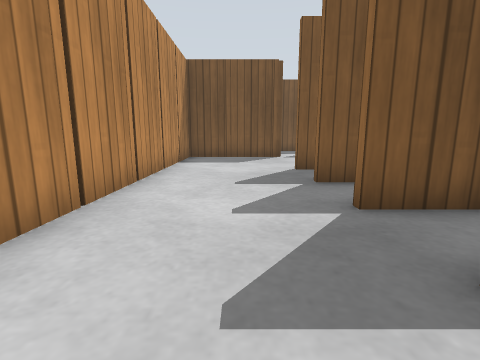
view 1 (above)

24 first-person views from a walk through a robot-simulator world made for Gazebo. The camera is 0.5 m above the floor, tilts 10° down and sees 85° across. The floor is counted in squares, 0.5 m on a side. Each view is taken from the middle of a square. On the plan, view 1 faces up. The plan holds only what a view shows up to about 11 squares ahead; the rest is blank. Simple patterns stand in for the simulator's built-in surfaces.

view 2
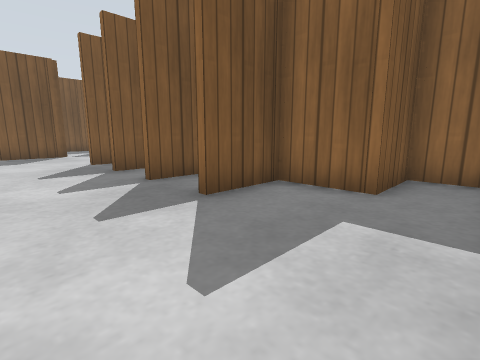

view 3
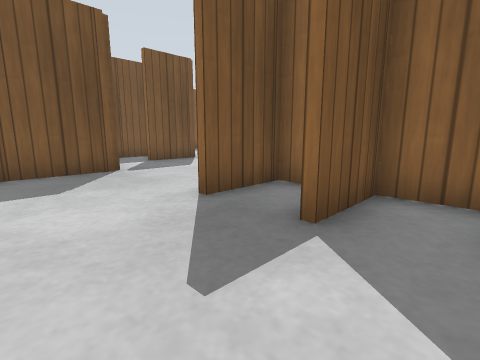

view 4
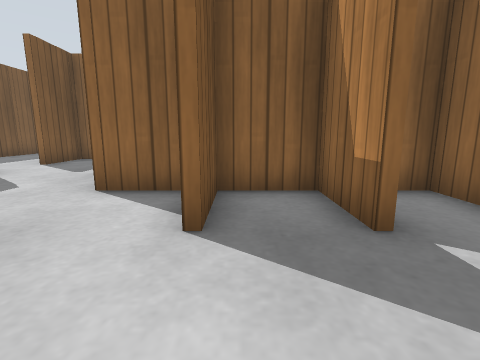

view 5
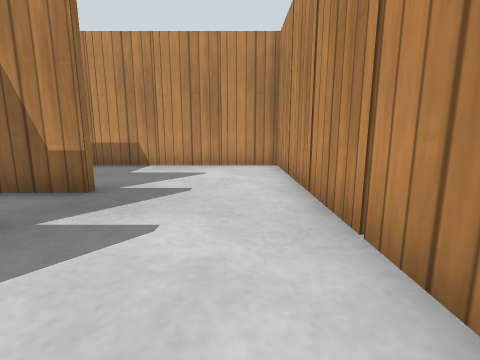

view 6
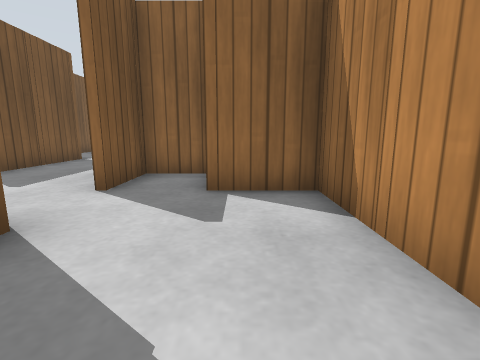

view 7
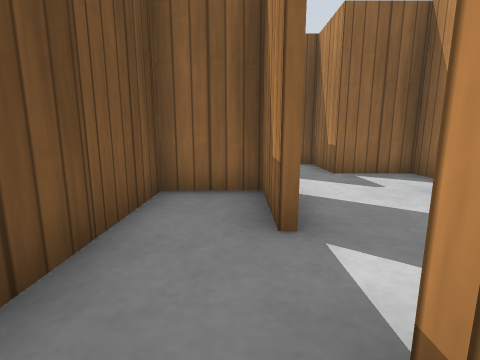

view 8
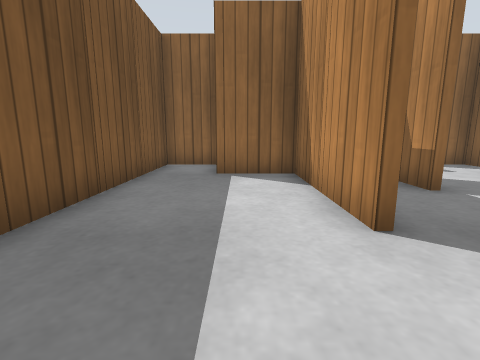

view 9
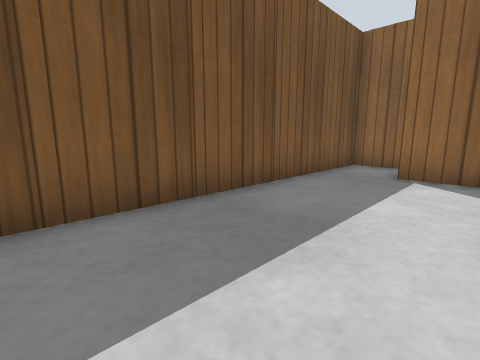

view 10
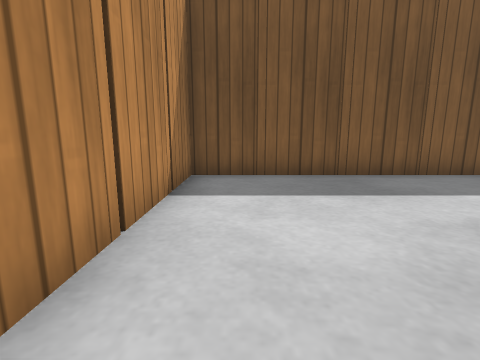

view 11
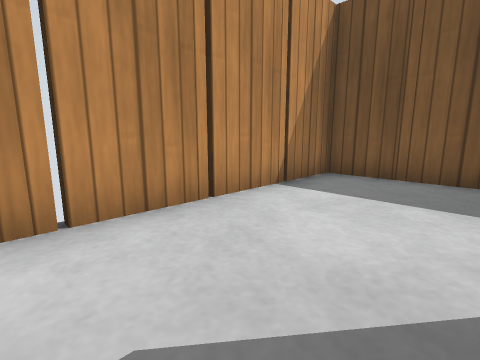

view 12
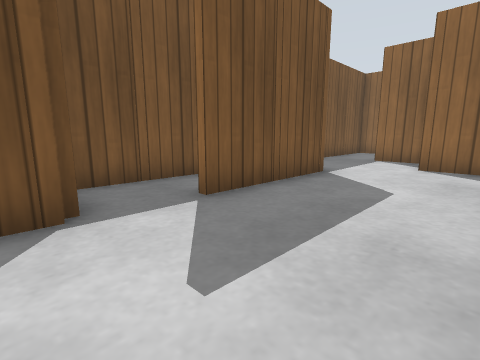

view 13
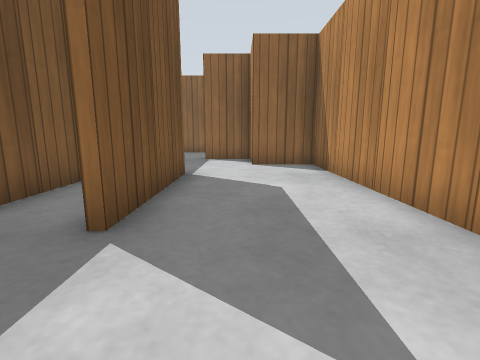

view 14
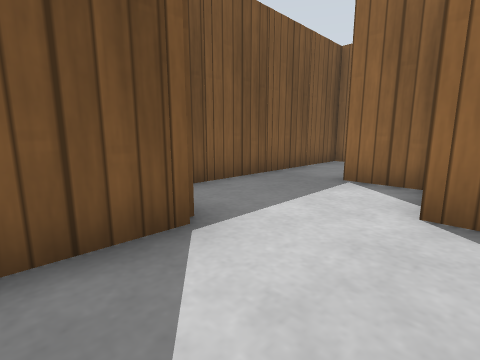

view 15
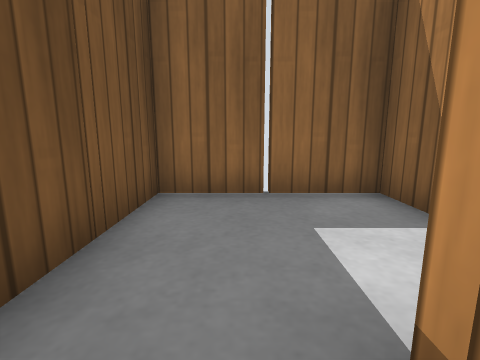

view 16
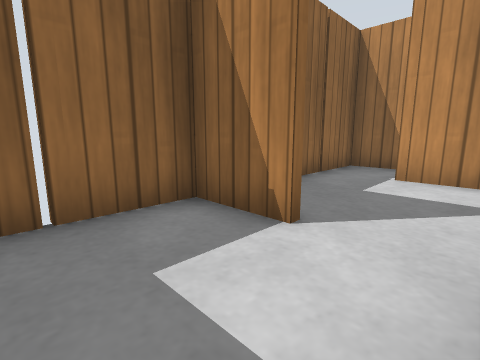

view 17
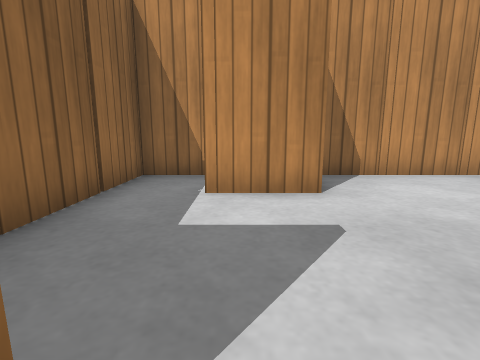

view 18
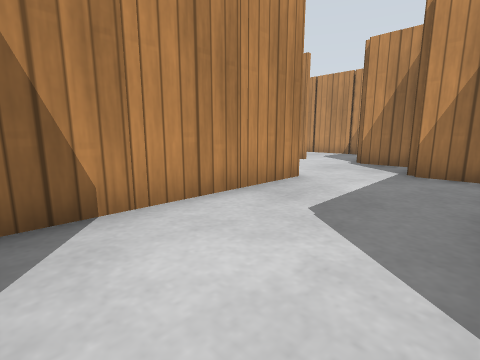

view 19
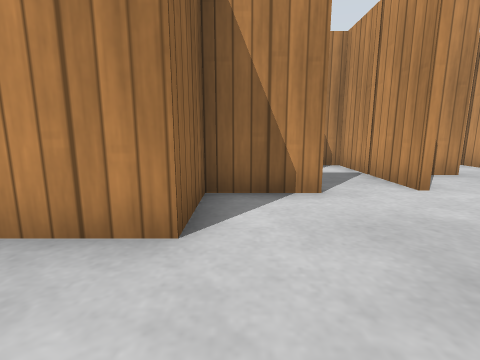

view 20
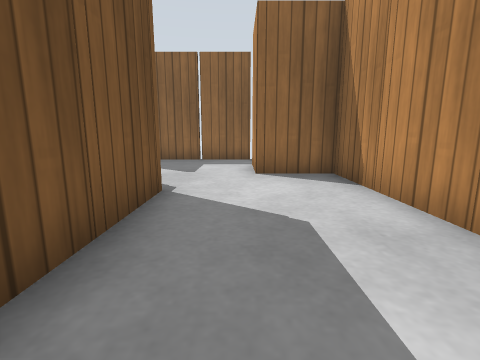

view 21
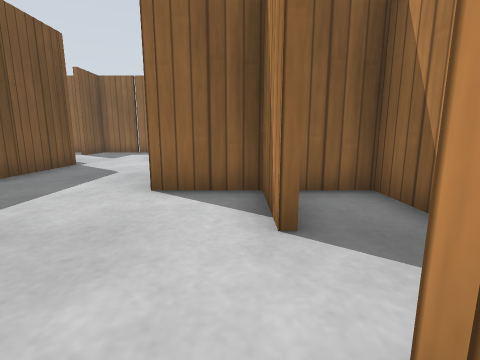

view 22
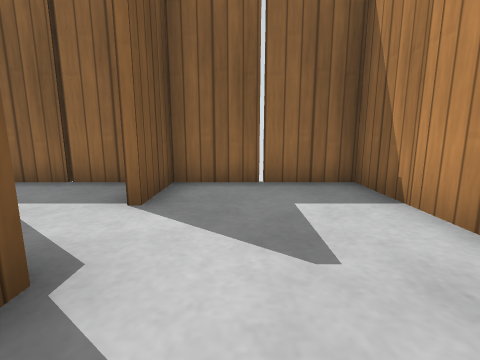

view 23
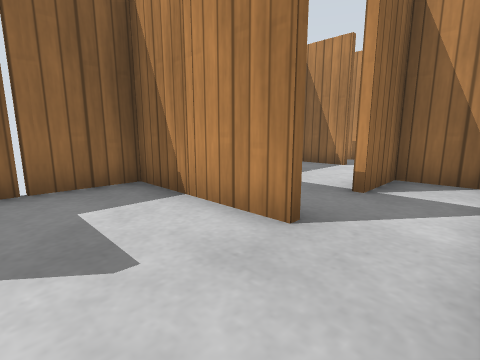

view 24
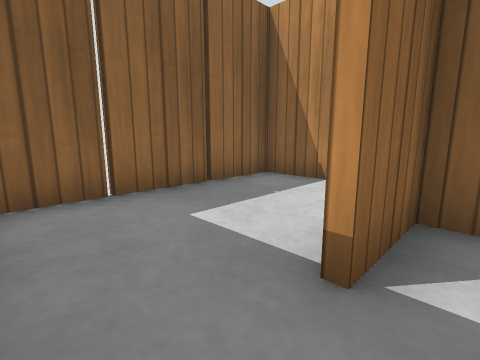

### Floor plan
Points are (right, up) in squares from view 1. A wall is a line through its corners. A room is listed if a view was taken in it or the views show most of it. See-through windows are left out.
Room 1 (views 1, 2, 3, 4, 5, 6, 21)
walls: (3.8, 4.2) (3.8, 3.5); (3.6, 3.5) (3.6, 9.6); (5.5, 5.6) (6.4, 5.6); (2.5, 3.4) (1.5, 3.4); (2.5, 5.4) (1.5, 5.4); (2.5, 1.4) (1.5, 1.4); (1.5, 5.6) (3.5, 5.6); (2.5, 7.4) (1.5, 7.4); (1.5, 1.6) (2.5, 1.6); (7.8, 7.5) (7.8, 3.6) (8.4, 3.6); (4.5, -0.6) (3.6, -0.6) (3.6, 0.5); (5.4, 9.6) (6.4, 9.6); (9.5, 7.6) (10.5, 7.6); (7.6, 9.6) (7.6, 10.6); (11.6, 5.6) (11.6, 6.6); (7.8, 11.1) (7.8, 9.5); (1.5, 11.4) (-0.5, 11.4); (4.5, 13.4) (3.5, 13.4); (-1.4, 11.4) (-2.2, 11.4) (-2.2, -2.4) (3.8, -2.4)
ways out: opening at (3, 13) to room 2; opening at (10, 9.5) to room 7; opening at (6.2, 12.2) to room 8
objects: wooden post (-2, -1); wooden post (-2, 1); wooden post (-2, 3); wooden post (-2, 5); wooden post (-2, 7); wooden post (-2, 9); wooden post (-1, -3); wooden post (-1, 11); wooden post (1, -3); wooden post (1, 11); wooden post (3, -3); wooden post (3, 1); wooden post (3, 3); wooden post (3, 5); wooden post (3, 7); wooden post (4, 1); wooden post (4, 3); wooden post (4, 5); wooden post (4, 7); wooden post (5, -1); wooden post (5, 9); wooden post (5, 13); wooden post (6, -1); wooden post (7, 9); wooden post (8, 5); wooden post (9, 11); wooden post (11, 5)
Room 2 (views 7, 8, 9, 10, 11)
walls: (1.5, 15.6) (5.5, 15.6); (4.5, 15.4) (3.4, 15.4); (3.5, 13.6) (5.6, 13.6) (5.6, 17.6); (7.6, 17.8) (7.6, 19.4) (-2.2, 19.4) (-2.2, 13.5)
ways out: opening at (3, 13) to room 1
objects: wooden post (-2, 13); wooden post (-2, 15); wooden post (-2, 17); wooden post (0, 20); wooden post (2, 20); wooden post (3, 15); wooden post (4, 20); wooden post (5, 15); wooden post (6, 15); wooden post (6, 20)
Room 3 (views 12, 13)
walls: (7.5, 17.4) (7, 17.4)
ways out: opening at (8, 15.5) to room 4
objects: wooden post (7, 17)
Room 4 (view 14)
walls: (10.5, 17.4) (9.5, 17.4); (13.5, 17.4) (11.4, 17.4); (12.6, 19.4) (8.4, 19.4); (9.6, 12.6) (9.6, 13.6) (15.6, 13.6) (15.6, 15.6) (17.6, 15.6) (17.6, 17.5); (8.6, 11.6) (9.6, 11.6)
ways out: opening at (8, 15.5) to room 3; opening at (16, 17) to room 5
objects: wooden post (9, 13); wooden post (10, 20); wooden post (11, 13); wooden post (11, 17); wooden post (12, 20); wooden post (13, 13); wooden post (13, 17)
Room 5 (views 15, 16, 17)
walls: (19.5, 15.6) (21.4, 15.6) (21.4, 19.4) (15, 19.4)
ways out: opening at (16, 17) to room 4; opening at (19, 16) to room 6
objects: wooden post (16, 20); wooden post (18, 20); wooden post (20, 20); wooden post (22, 17)
Room 6 (view 18)
walls: (19.8, 9.6) (21.5, 9.6); (21.4, 9) (21.4, 15.2)
ways out: opening at (19, 16) to room 5; opening at (17.5, 11.5) to room 7
objects: other object (17, 15); wooden post (19, 11); wooden post (22, 11); wooden post (22, 13)
Room 7 (views 19, 20, 22, 23, 24)
walls: (17.5, 5.6) (21.4, 5.6) (21.4, 9); (17.6, 1.5) (17.6, 3.5); (11.6, 6.6) (11.6, 9.6) (17.6, 9.6) (17.6, 11.6) (18.6, 11.6); (19.5, -0.4) (20.5, -0.4); (21.5, 9.4) (19.5, 9.4); (21.4, -0.2) (21.4, 4.9); (10.1, 5.6) (11.6, 5.6); (10.5, 7.6) (11.5, 7.6); (14.5, 13.4) (13.4, 13.4); (9.8, 12.8) (9.8, 11.5)
ways out: opening at (10, 9.5) to room 1; opening at (17.5, 11.5) to room 6
objects: wooden post (11, 7); wooden post (13, 9); wooden post (15, 9); wooden post (15, 13); wooden post (17, 1); wooden post (17, 9); wooden post (19, 5); wooden post (22, 1); wooden post (22, 3); wooden post (22, 7)
Room 8 (no view inside)
walls: (7.6, 10.6) (7.6, 11.6) (8.6, 11.6); (8.5, 13.4) (7.5, 13.4); (6.4, 9.6) (7.6, 9.6); (9.6, 11.6) (9.6, 12.6)
ways out: opening at (6.2, 12.2) to room 1

Where each view was taken, in squares from view 1:
view 1: 0 up, 0 right, facing up
view 2: 2 down, 1 left, facing up-right
view 3: 4 up, 1 left, facing up-right
view 4: 7 up, 1 left, facing right
view 5: 6 up, 1 left, facing down
view 6: 11 up, 3 right, facing right
view 7: 14 up, 1 right, facing right
view 8: 17 up, 1 left, facing right
view 9: 16 up, 1 left, facing up-right
view 10: 13 up, 1 left, facing up
view 11: 13 up, 1 right, facing up-left
view 12: 14 up, 7 right, facing up-right
view 13: 16 up, 7 right, facing right
view 14: 15 up, 12 right, facing up-right
view 15: 18 up, 17 right, facing right
view 16: 18 up, 18 right, facing down-right
view 17: 16 up, 19 right, facing down
view 18: 13 up, 17 right, facing down-left
view 19: 12 up, 11 right, facing down
view 20: 12 up, 11 right, facing right
view 21: 8 up, 7 right, facing right
view 22: 8 up, 16 right, facing right
view 23: 8 up, 16 right, facing down-right
view 24: 5 up, 17 right, facing down-right
